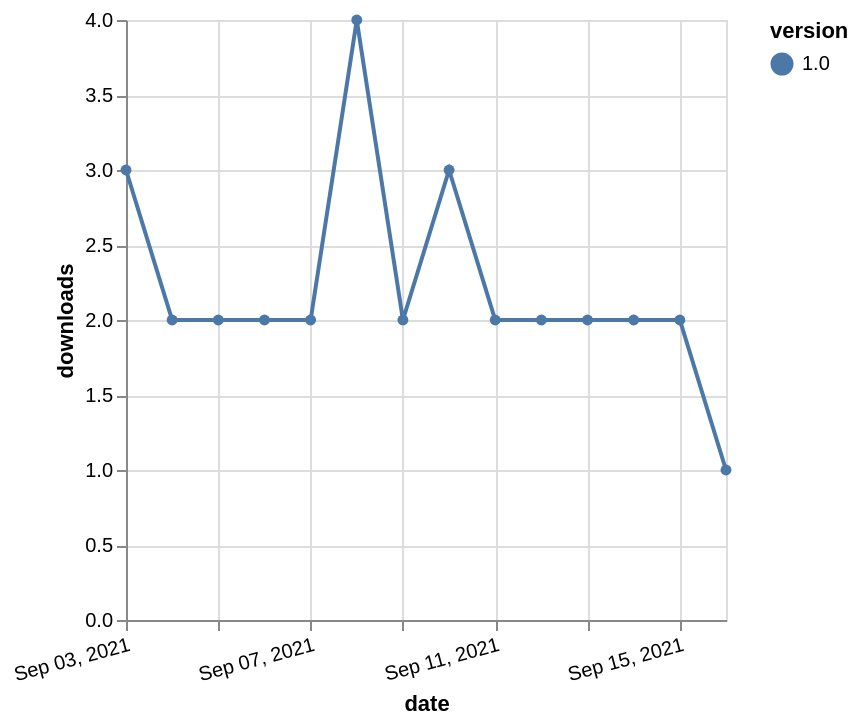

Describe this chart as a Vega-Lite specification.
### Vega-Lite specification from a JSON file in a GitHub repository (floating-point values rounded to 4 significant figures)
{"$schema": "https://vega.github.io/schema/vega-lite/v5.json", "description": "A simple bar chart with embedded data.", "data": {"values": [{"date": "2021-09-03", "total": 228, "delta": 3, "version": "1.0"}, {"date": "2021-09-04", "total": 230, "delta": 2, "version": "1.0"}, {"date": "2021-09-05", "total": 232, "delta": 2, "version": "1.0"}, {"date": "2021-09-06", "total": 234, "delta": 2, "version": "1.0"}, {"date": "2021-09-07", "total": 236, "delta": 2, "version": "1.0"}, {"date": "2021-09-08", "total": 240, "delta": 4, "version": "1.0"}, {"date": "2021-09-09", "total": 242, "delta": 2, "version": "1.0"}, {"date": "2021-09-10", "total": 245, "delta": 3, "version": "1.0"}, {"date": "2021-09-11", "total": 247, "delta": 2, "version": "1.0"}, {"date": "2021-09-12", "total": 249, "delta": 2, "version": "1.0"}, {"date": "2021-09-13", "total": 251, "delta": 2, "version": "1.0"}, {"date": "2021-09-14", "total": 253, "delta": 2, "version": "1.0"}, {"date": "2021-09-15", "total": 255, "delta": 2, "version": "1.0"}, {"date": "2021-09-16", "total": 256, "delta": 1, "version": "1.0"}]}, "width": "container", "mark": {"type": "line", "point": {"filled": true}}, "encoding": {"x": {"field": "date", "type": "temporal", "timeUnit": "yearmonthdate", "title": "date", "axis": {"labelAngle": -15}}, "y": {"field": "delta", "type": "quantitative", "title": "downloads"}, "color": {"field": "version", "type": "nominal"}, "tooltip": {"field": "delta"}}}
